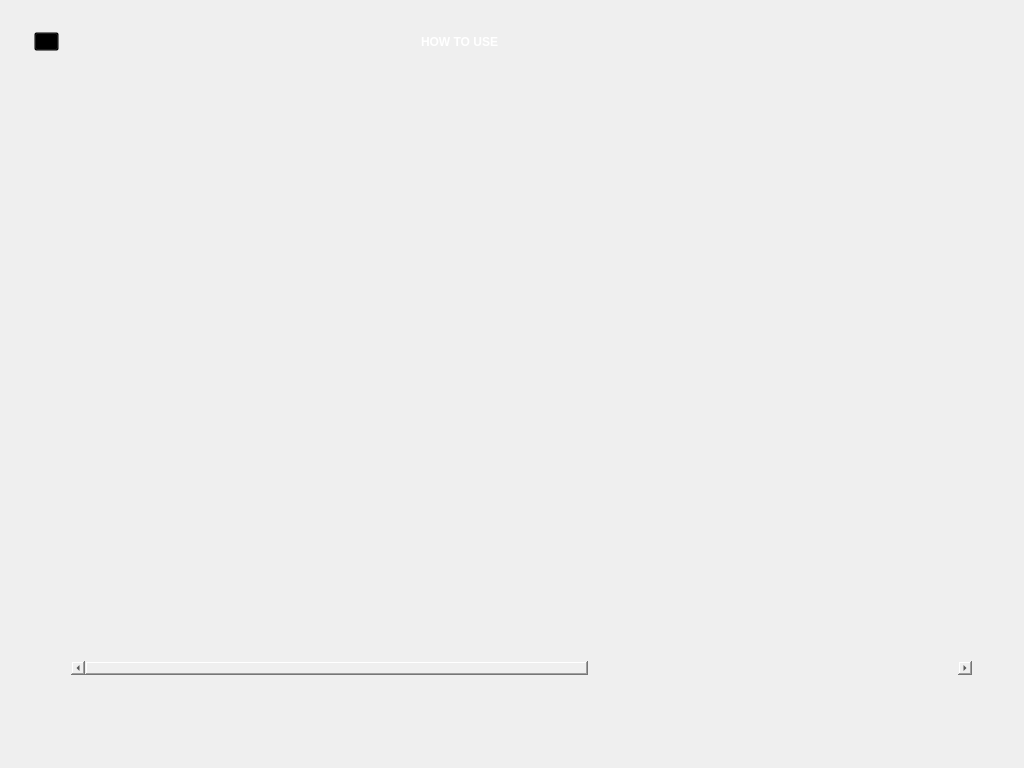
<?xml version="1.0" encoding="UTF-8"?>
<ui version="4.0">
 <class>MainWindow</class>
 <widget class="QMainWindow" name="MainWindow">
  <property name="geometry">
   <rect>
    <x>0</x>
    <y>0</y>
    <width>1024</width>
    <height>768</height>
   </rect>
  </property>
  <property name="windowTitle">
   <string>MainWindow</string>
  </property>
  <widget class="QWidget" name="centralwidget">
   <widget class="QLabel" name="label">
    <property name="geometry">
     <rect>
      <x>0</x>
      <y>0</y>
      <width>1024</width>
      <height>768</height>
     </rect>
    </property>
    <property name="styleSheet">
     <string notr="true">background-image: url(:/newPrefix/HowToUseBg.jpg);</string>
    </property>
    <property name="text">
     <string/>
    </property>
   </widget>
   <widget class="QPushButton" name="BackPushBtn">
    <property name="geometry">
     <rect>
      <x>34</x>
      <y>32</y>
      <width>25</width>
      <height>19</height>
     </rect>
    </property>
    <property name="styleSheet">
     <string notr="true">#BackPushBtn{
image: url(:/newPrefix/BackBtnIcon.png);
background: transparent;
opacity: 1;
}</string>
    </property>
    <property name="text">
     <string/>
    </property>
   </widget>
   <widget class="QScrollArea" name="scrollAreahowtoUse">
    <property name="geometry">
     <rect>
      <x>70</x>
      <y>90</y>
      <width>903</width>
      <height>586</height>
     </rect>
    </property>
    <property name="styleSheet">
     <string notr="true">background-color:transparent;</string>
    </property>
    <property name="widgetResizable">
     <bool>true</bool>
    </property>
    <widget class="QWidget" name="scrollAreaWidgetContents">
     <property name="geometry">
      <rect>
       <x>0</x>
       <y>0</y>
       <width>1563</width>
       <height>567</height>
      </rect>
     </property>
     <layout class="QHBoxLayout" name="horizontalLayout">
      <item>
       <widget class="QLabel" name="label_2">
        <property name="minimumSize">
         <size>
          <width>511</width>
          <height>548</height>
         </size>
        </property>
        <property name="styleSheet">
         <string notr="true">background-image: url(:/newPrefix/PslToUrduHowToUse.jpg);</string>
        </property>
        <property name="text">
         <string>&lt;html&gt;&lt;head/&gt;&lt;body&gt;&lt;p&gt;&lt;br/&gt;&lt;/p&gt;&lt;/body&gt;&lt;/html&gt;</string>
        </property>
       </widget>
      </item>
      <item>
       <widget class="QLabel" name="label_3">
        <property name="minimumSize">
         <size>
          <width>511</width>
          <height>0</height>
         </size>
        </property>
        <property name="styleSheet">
         <string notr="true">background-image: url(:/newPrefix/AudioToUrduHowToUse.jpg);</string>
        </property>
        <property name="text">
         <string/>
        </property>
       </widget>
      </item>
      <item>
       <widget class="QLabel" name="label_4">
        <property name="minimumSize">
         <size>
          <width>511</width>
          <height>0</height>
         </size>
        </property>
        <property name="styleSheet">
         <string notr="true">background-image: url(:/newPrefix/TextToAudioHowToUse.jpg);</string>
        </property>
        <property name="text">
         <string/>
        </property>
       </widget>
      </item>
     </layout>
    </widget>
   </widget>
   <widget class="QLabel" name="HowToUseLabel">
    <property name="geometry">
     <rect>
      <x>421</x>
      <y>28</y>
      <width>161</width>
      <height>28</height>
     </rect>
    </property>
    <property name="styleSheet">
     <string notr="true">color: rgb(255, 255, 255);
font: 75 23px &quot;Montserrat&quot;;
font-weight:Bold;</string>
    </property>
    <property name="text">
     <string>HOW TO USE</string>
    </property>
   </widget>
  </widget>
 </widget>
 <resources>
  <include location="HowToUse.qrc"/>
  <include location="howtouseTextToUrdu.qrc"/>
  <include location="howtouseAudio.qrc"/>
  <include location="HowToUsePsl.qrc"/>
  <include location="BackBtn.qrc"/>
 </resources>
 <connections/>
</ui>
